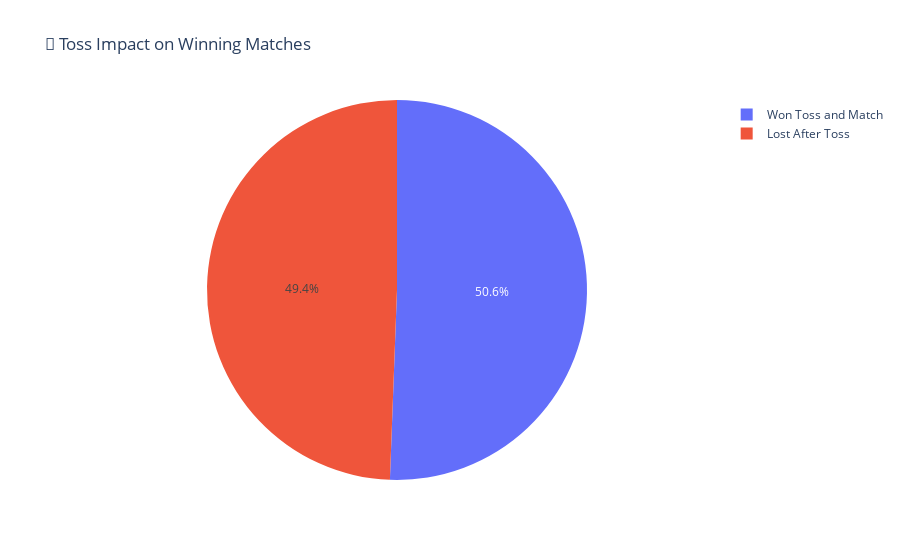

This figure's notebook cell:
### Code cell
import plotly.express as px

# Toss winner decision vs match winner
combined_df['toss_match_result'] = combined_df.apply(lambda row: 'Won Toss and Match' if row['toss_winner'] == row['winner'] else 'Lost After Toss', axis=1)

toss_outcomes = combined_df[['match_id', 'toss_match_result']].drop_duplicates()

fig = px.pie(toss_outcomes, names='toss_match_result', title='🧠 Toss Impact on Winning Matches')

fig.show()

### Figure 1 — Plotly figure (JSON) as saved in the notebook; plotly's stock layout.template omitted (floating-point values rounded to 4 significant figures; data arrays with more than 128 entries replaced by an {"elided": "..."} marker saying what was removed)
{"data": [{"domain": {"x": [0, 1], "y": [0, 1]}, "hovertemplate": "toss_match_result=%{label}<extra></extra>", "labels": {"elided": "1095 str values"}, "legendgroup": "", "name": "", "showlegend": true, "type": "pie"}], "layout": {"legend": {"tracegroupgap": 0}, "title": {"text": "🧠 Toss Impact on Winning Matches"}}}
